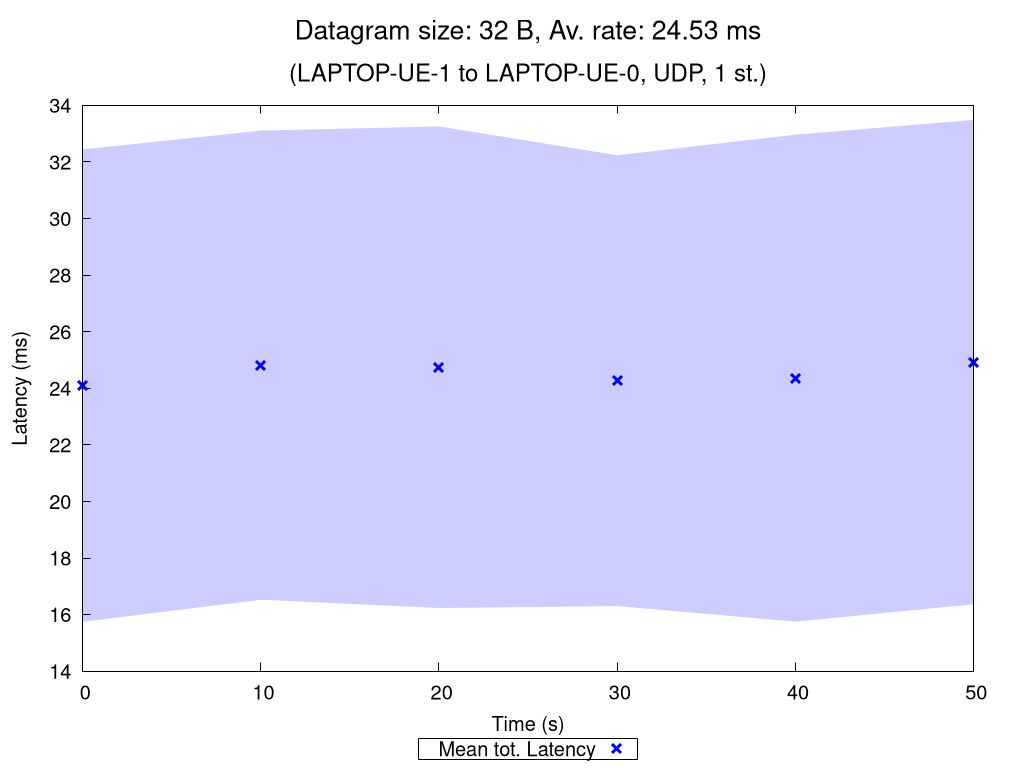

Recreate this plot in gnuplot.
set terminal pngcairo nocrop enhanced size 1024,768 font "Verdana,15"
set output "UDP_1_st_2020_10_11_14-57-10_two2one_00032B.png"

set title "{/=20 Datagram size: 32 B, Av. rate: 24.53 ms}\n\n{/=18 (LAPTOP-UE-1 to LAPTOP-UE-0, UDP, 1 st.)}"

set xlabel "Time (s)"
set ylabel "Latency (ms)"
set ytics nomirror
set key bmargin center horizontal box samplen 1 width -1
set bmargin 4.6
set rmargin 4.5

rf = 1.0  # rate factor
set style fill transparent solid 0.2 noborder
set autoscale xfix
plot "UDP_1_st_2020_10_11_14-57-10_two2one_00032B_iperf_processed.dat" using 1:($2/rf-$3/rf):($2/rf+$3/rf) with filledcurves lc rgb "blue" notitle, \
     "" using 1:($2/rf) with points pt 2 ps 1.5 lw 3 lc rgb "blue" title "Mean tot. Latency", \
